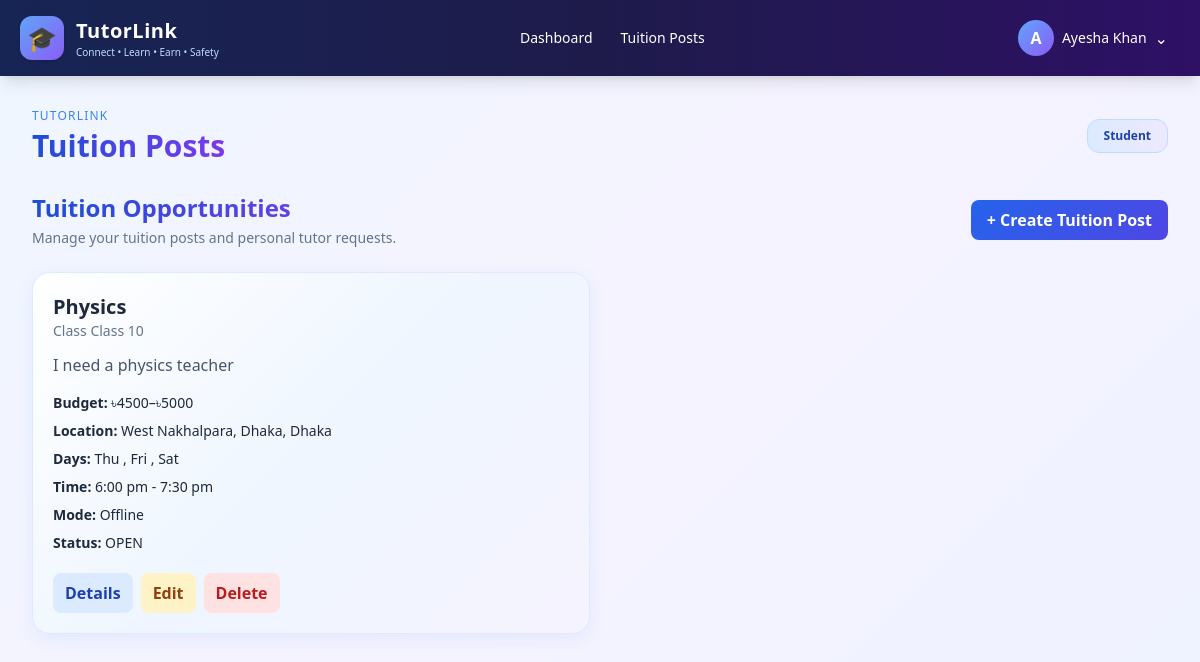
Page /tuitions/ (signed in) on the earlier database version.
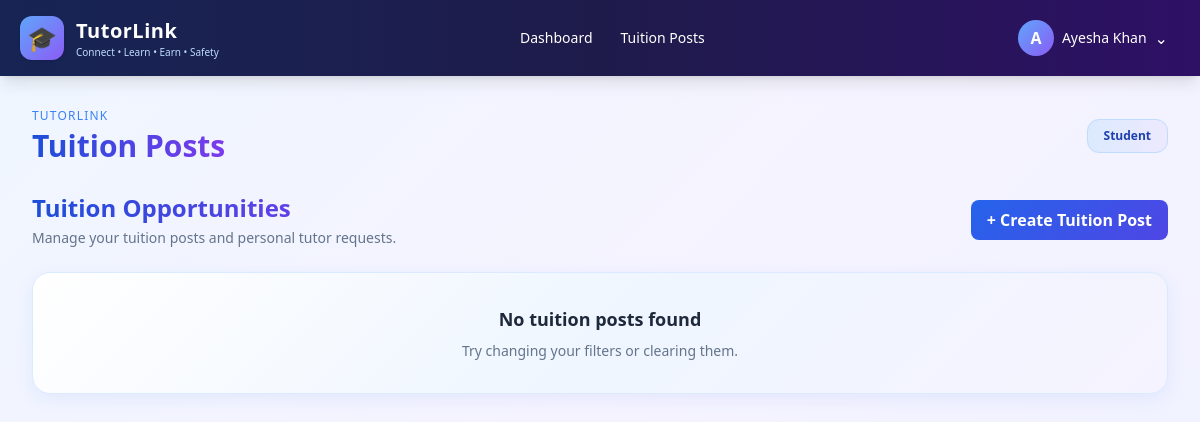
Same page on the later database version.
### tuitions/models.py (models this page shows, shortened)
class TuitionPost(models.Model):
    student = models.ForeignKey(
        settings.AUTH_USER_MODEL,
        on_delete=models.CASCADE,
    )
    target_tutor = models.ForeignKey(
        settings.AUTH_USER_MODEL,
        on_delete=models.SET_NULL,
        null=True,
        blank=True,
        related_name="targeted_tuition_posts",
    )
    subject = models.CharField(max_length=100)
    class_level = models.CharField(max_length=50)
    description = models.TextField()
    budget_min = models.PositiveIntegerField()
    budget_max = models.PositiveIntegerField()
    division = models.CharField(max_length=100)
    district = models.CharField(max_length=100)
    area = models.CharField(max_length=100)
    preferred_days = models.CharField(max_length=100)
    time_slot = models.CharField(max_length=100)
    teaching_mode = models.CharField(
        max_length=20,
        choices=[
            ("ONLINE", "Online"),
            ("OFFLINE", "Offline"),
        ],
        default="ONLINE",
    )
    image = models.ImageField(
        upload_to="tuition_posts/",
        blank=True,
        null=True,
    )
    status = models.CharField(max_length=20, default="OPEN")
    created_at = models.DateTimeField(auto_now_add=True)

### tuitions/views.py (the view)
# urls.py: path("", views.post_list, name="post_list"),
@login_required
def post_list(request):
    my_applications = set()
    applications_by_tuition = {}
    if is_tutor(request.user):
        posts = (
            TuitionPost.objects.filter(status="OPEN")
            .filter(
                Q(target_tutor__isnull=True)
                | Q(target_tutor=request.user)
            )
            .select_related("student", "target_tutor")
            .order_by("-created_at")
        )
        tutor_applications = TuitionApplication.objects.filter(
            tutor=request.user
        ).select_related("tuition")
        for application in tutor_applications:
            my_applications.add(application.tuition_id)
            applications_by_tuition[application.tuition_id] = application
        subject = request.GET.get("subject", "").strip()
        class_level = request.GET.get("class_level", "").strip()
        area = request.GET.get("area", "").strip()
        min_budget = request.GET.get("min_budget", "").strip()
        max_budget = request.GET.get("max_budget", "").strip()
        mode = request.GET.get("mode", "").strip()
        if subject:
            posts = posts.filter(subject__icontains=subject)
        if class_level:
            posts = posts.filter(class_level__icontains=class_level)
        if area:
            posts = posts.filter(
                Q(area__icontains=area)
                | Q(district__icontains=area)
                | Q(division__icontains=area)
            )
        if min_budget.isdigit():
            posts = posts.filter(budget_max__gte=int(min_budget))
        if max_budget.isdigit():
            posts = posts.filter(budget_min__lte=int(max_budget))
        if mode in ("ONLINE", "OFFLINE"):
            posts = posts.filter(teaching_mode=mode)
        for post in posts:
            post.my_application = applications_by_tuition.get(post.pk)
    elif is_student(request.user):
        posts = (
            TuitionPost.objects.filter(student=request.user)
            .select_related("student", "target_tutor")
            .order_by("-created_at")
        )
    elif is_admin(request.user):
        posts = (
            TuitionPost.objects.select_related("student", "target_tutor")
            .order_by("-created_at")
        )
    else:
        raise PermissionDenied
    return render(request, "tuitions/post_list.html", {
        "posts": posts,
        "my_applications": my_applications,
        "is_student": is_student(request.user),
        "is_tutor": is_tutor(request.user),
        "is_admin": is_admin(request.user),
        "role_name": request.user.get_role_display(),
        "filters": request.GET,
    })

### tuitions/views.py (called while the page is built)
def is_admin(user):
    return user.is_superuser or str(
        getattr(user, "role", "")
    ).upper() == "ADMIN"

def is_student(user):
    return str(getattr(user, "role", "")).upper() == "STUDENT"

def is_tutor(user):
    return str(getattr(user, "role", "")).upper() == "TUTOR"

### templates/tuitions/post_list.html (shortened to what this page needs)
{% extends 'accounts/dashboards/base_dashboard.html' %}
{% block content %}
<div class="max-w-7xl mx-auto space-y-6">
    <div class="flex flex-wrap justify-between items-center gap-3">
        <div>
            <h2 class="text-2xl font-bold gradient-heading">
            </h2>
            {% if is_tutor %}
                <p class="text-sm text-slate-500 mt-1">
                    Review personal requests or apply for tuition opportunities.
                </p>
            {% elif is_student %}
                <p class="text-sm text-slate-500 mt-1">
                    Manage your tuition posts and personal tutor requests.
                </p>
            {% endif %}
        </div>
        {% if is_student or is_admin %}
        <a href="{% url 'tuitions:create_post' %}"
           class="gradient-button px-4 py-2 rounded-lg font-semibold">
            + Create Tuition Post
        </a>
        {% endif %}
    </div>
    <div class="grid md:grid-cols-2 xl:grid-cols-3 gap-5">
        {% for post in posts %}
        <article class="gradient-card p-5">
            <div class="flex justify-between items-start gap-3">
                <div>
                    <h3 class="text-xl font-bold">{{ post.subject }}</h3>
                    <p class="text-sm text-slate-500">
                        Class {{ post.class_level }}
                    </p>
                </div>
            </div>
            <p class="mt-3 text-slate-600">
                {{ post.description|truncatewords:30 }}
            </p>
            <div class="mt-4 space-y-2 text-sm">
                <p>
                    <strong>Budget:</strong>
                    ৳{{ post.budget_min }}–৳{{ post.budget_max }}
                </p>
                <p>
                    <strong>Location:</strong>
                    {{ post.area }}, {{ post.district }}, {{ post.division }}
                </p>
                <p><strong>Days:</strong> {{ post.preferred_days }}</p>
                <p><strong>Time:</strong> {{ post.time_slot }}</p>
                <p><strong>Mode:</strong> {{ post.get_teaching_mode_display }}</p>
                <p><strong>Status:</strong> {{ post.status }}</p>
            </div>
            <div class="flex flex-wrap gap-2 mt-5">
                <a href="{% url 'tuitions:post_detail' post.pk %}"
                   class="px-3 py-2 rounded-lg bg-blue-100 text-blue-800 font-semibold">
                    Details
                </a>
                {% if post.student_id == request.user.pk or is_admin %}
                <a href="{% url 'tuitions:edit_post' post.pk %}"
                   class="px-3 py-2 rounded-lg bg-amber-100 text-amber-800 font-semibold">
                    Edit
                </a>
                <form method="post"
                      action="{% url 'tuitions:delete_post' post.pk %}">
                    <button type="submit"
                            class="px-3 py-2 rounded-lg bg-red-100 text-red-700 font-semibold"
                            onclick="return confirm('Are you sure you want to delete this tuition post?');">
                        Delete
                    </button>
                </form>
                {% endif %}
            </div>
        </article>
        {% empty %}
        <div class="col-span-full gradient-card p-8 text-center">
            <h3 class="font-bold text-lg">No tuition posts found</h3>
            <p class="text-sm text-slate-500 mt-2">
                Try changing your filters or clearing them.
            </p>
        </div>
        {% endfor %}
    </div>
</div>
{% endblock %}

Differences in the rows shown:
removed TuitionPost: subject "Physics", class_level "Class 10", description "I need a physics teacher", budget_min "4500", budget_max "5000", area "West Nakhalpara", district "Dhaka", division "Dhaka", preferred_days "Thu , Fri , Sat", time_slot "6:00 pm - 7:30 pm", teaching_mode "Offline", status "OPEN", shows "Edit"
Other differences:
text now shown: "No tuition posts found Try changing your filters or clearing them."
